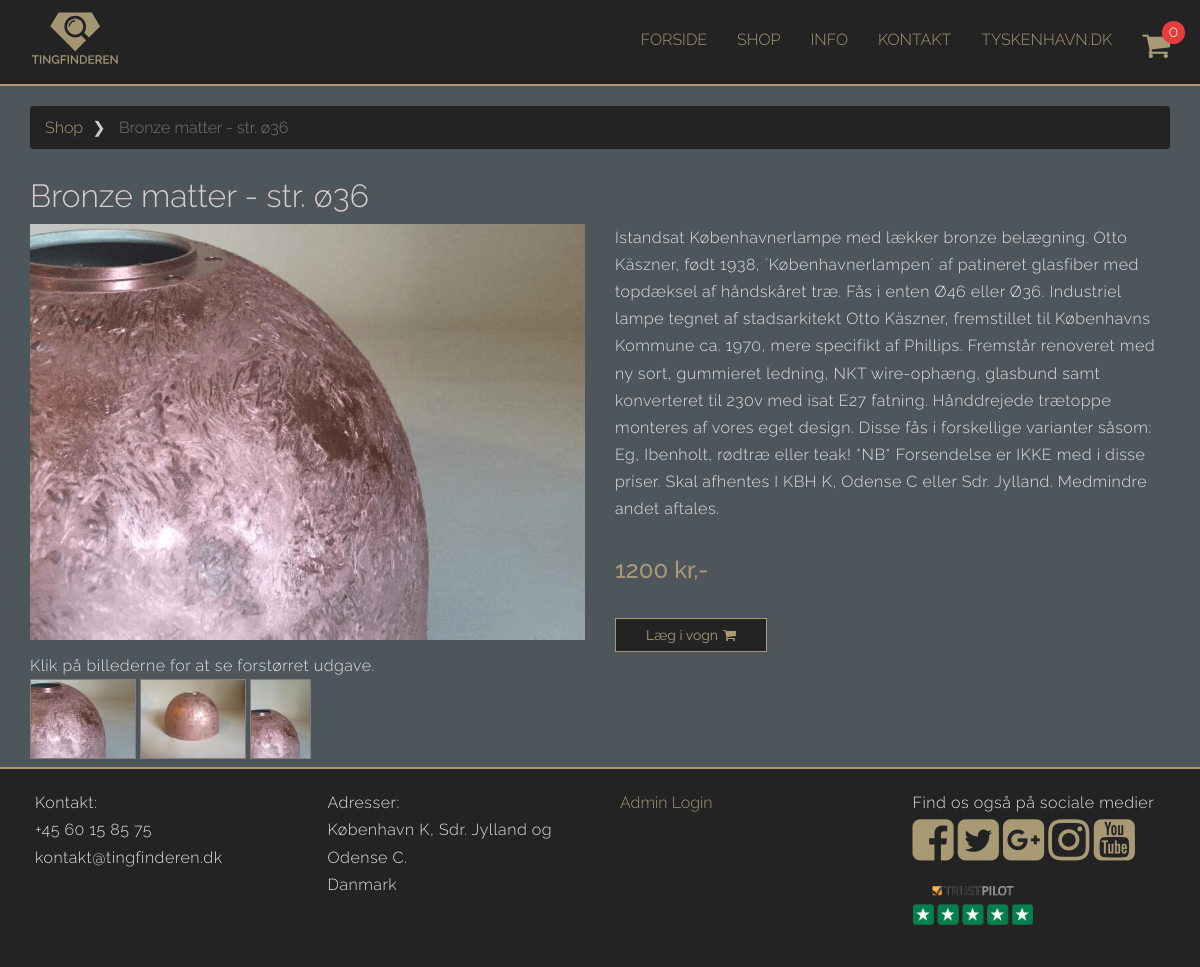
Page /showproduct.php?productid=2 on the committed database.
### tables this page shows
CREATE TABLE IF NOT EXISTS `products` (
  `idproducts` INT NOT NULL AUTO_INCREMENT,
  `productname` VARCHAR(60) NULL,
  `productdescription` TEXT(2000) NULL,
  `stock` INT NULL,
  `price` INT NULL,
  `date` TIMESTAMP NULL DEFAULT CURRENT_TIMESTAMP ON UPDATE CURRENT_TIMESTAMP,
  `mainimage` VARCHAR(100) NULL,
  `productcategory_idproductcategory` INT NOT NULL,
  PRIMARY KEY (`idproducts`),
  INDEX `fk_products_productcategory1_idx` (`productcategory_idproductcategory` ASC),
  CONSTRAINT `fk_products_productcategory1`
    FOREIGN KEY (`productcategory_idproductcategory`)
    REFERENCES `productcategory` (`idproductcategory`)
    ON DELETE NO ACTION
    ON UPDATE NO ACTION);

CREATE TABLE IF NOT EXISTS `productimages` (
  `idproductimages` INT NOT NULL AUTO_INCREMENT,
  `products_idproducts` INT NOT NULL,
  `imagesource` VARCHAR(100) NULL,
  PRIMARY KEY (`idproductimages`),
  INDEX `fk_productimages_products1_idx` (`products_idproducts` ASC),
  CONSTRAINT `fk_productimages_products1`
    FOREIGN KEY (`products_idproducts`)
    REFERENCES `products` (`idproducts`)
    ON DELETE NO ACTION
    ON UPDATE NO ACTION);

### showproduct.php (the view, shortened to what this page needs)
<!DOCTYPE html>
<html lang="da">
    <head>
        <?php
require_once("php/head.php");
?>
    <link rel="stylesheet" href="plugins/colorbox/colorbox.css" />
    </head>
    <body>
        <?php
require_once("php/header.php");
?>
            <div class="container">
                <div class="row">
                    <main>
                        <?php
    if(isset($_GET['productid'])){
            $productid = $_GET['productid'];
    }
    require_once("php/config.php");
    $sql = "select productname, productdescription, price, mainimage  from products where idproducts = ? limit 1";
    $stmt = $conn->prepare($sql);
    $stmt->bind_param('i', $productid);
    $stmt->bind_result($pname, $pdesc, $price, $pimage);
    $stmt->execute();
    while($stmt->fetch()){
        ?>
                            <div class="col-xs-12">
                                <ol class="breadcrumb top-buffer">
                                    <li><a href="shop.php">Shop</a></li>
                                    <li class="active">
                                        <?= $pname ?>
                                    </li>
                                </ol>
                                    <h1><?= $pname ?></h1>
                            </div>
                            <div class="col-sm-6 productpage">
                                <img src="<?= $pimage ?>" alt="<?= $pname ?>">
                            </div>
                            <div class="col-sm-6 product">
                                <p>
                                    <?= $pdesc ?>
                                </p>
                                <br>
                                <h2>
                                    <?= $price ?> kr,-
                                </h2>
                                <br>
                                <a href="<?= $_SERVER['PHP_SELF'] ?>?productid=<?= $productid ?>&amp;qty=1" class="btn graybutton sharp">Læg i vogn<i class="fa fa-shopping-cart"></i></a>
                            </div>
                            <div class="col-xs-12">
                                <p>Klik på billederne for at se forstørret udgave.</p>
                                <?php
    }
    $sqlimg = "select imagesource from productimages where products_idproducts = ?";
    $stmtimg = $conn->prepare($sqlimg);
    $stmtimg->bind_param('i', $productid);
    $stmtimg->bind_result($imgsrc);
    $stmtimg->store_result();
    $stmtimg->execute();
         while($stmtimg->fetch()){
    ?>
<a class='gallery' href='<?= $imgsrc ?>'><img src="<?= $imgsrc ?>" height="80" style="border: 1px solid gray;" alt="produktbilled" /></a>
                                    <?php
}
    ?>
                            </div>
                    </main>
                </div>
            </div>
            <?php
require_once("php/footer.php");
?>
    </body>
    </html>

### css/styles.css (style rules this page uses)
html, body, div, span, applet, object, iframe, h1, h2, h3, h4, h5, h6, p, blockquote, pre, a, abbr, acronym, address, big, cite, code, del, dfn, em, img, ins, kbd, q, s, samp, small, strike, strong, sub, sup, tt, var, b, u, i, center, dl, dt, dd, ol, ul, li, fieldset, form, label, legend, table, caption, tbody, tfoot, thead, tr, th, td, article, aside, canvas, details, embed, figure, figcaption, footer, header, hgroup, menu, nav, output, ruby, section, summary, time, mark, audio, video { margin: 0; padding: 0; border: 0; font-size: 100%; font: inherit; vertical-align: baseline; }
body { line-height: 1; }
ol, ul { list-style: none; }
html { overflow-y: scroll; }
body { font-family: 'Raleway', sans-serif; font-weight: 300; line-height: 1.7; background-color: #4e565c; color: #d9cccc; }
body p { letter-spacing: 0.5px; color: #e3e1e1; }
body h1 { font-size: 2em; }
body h2 { font-size: 1.5em; color: #a89a75; font-weight: 500; }
body .sharp { border-radius: 0; padding: 6px 30px; }
body .graybutton { background-color: #232323; color: #a89a75; border: 1px solid #a89a75; -webkit-transition: 0.2s; transition: 0.2s; }
body .top-buffer { margin-top: 20px; }
body .breadcrumb > li + li:before { color: #cccccc; content: "\276F\00a0"; }
body main { min-height: 400px; margin-bottom: 30px; border-radius: 5px; }
body main .productpage img { width: 100%; }
body main .breadcrumb { background-color: #232323; }
body main .breadcrumb a { color: #a89a75; }
body main a i { margin-left: 5px; }

### rows in the picture
products: productname "Bronze matter - str. ø36", mainimage (picture), productdescription "Istandsat Københavnerlampe med lækker bronze belægning. Otto Käszner, født 1938, ´Københavnerlampen´ af patineret glasfiber med topdæksel af håndskåret træ. Fås i enten Ø46 eller Ø36. Industriel lampe tegnet af stadsarkitekt Otto Käszner, fremstillet til Københavns Kommune ca. 1970, mere specifikt af Phillips. Fremstår renoveret med ny sort, gummieret ledning, NKT wire-ophæng, glasbund samt konverteret til 230v med isat E27 fatning. Hånddrejede trætoppe monteres af vores eget design. Disse fås i forskellige varianter såsom: Eg, Ibenholt, rødtræ eller teak! *NB* Forsendelse er IKKE med i disse priser. Skal afhentes I KBH K, Odense C eller Sdr. Jylland. Medmindre andet aftales.", price "1200"
productimages: imagesource (picture)
productimages: imagesource (picture)
productimages: imagesource (picture)

### other values in the picture
$itemcount "0"
